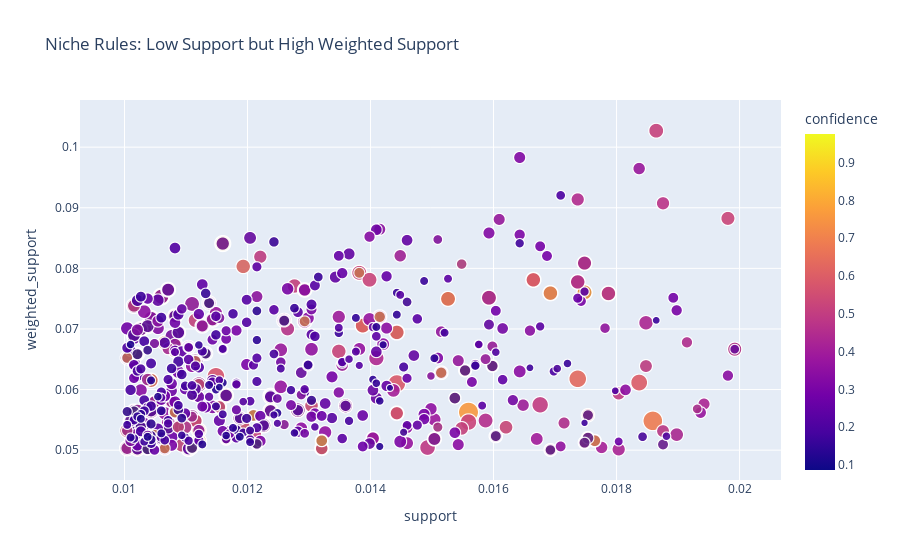
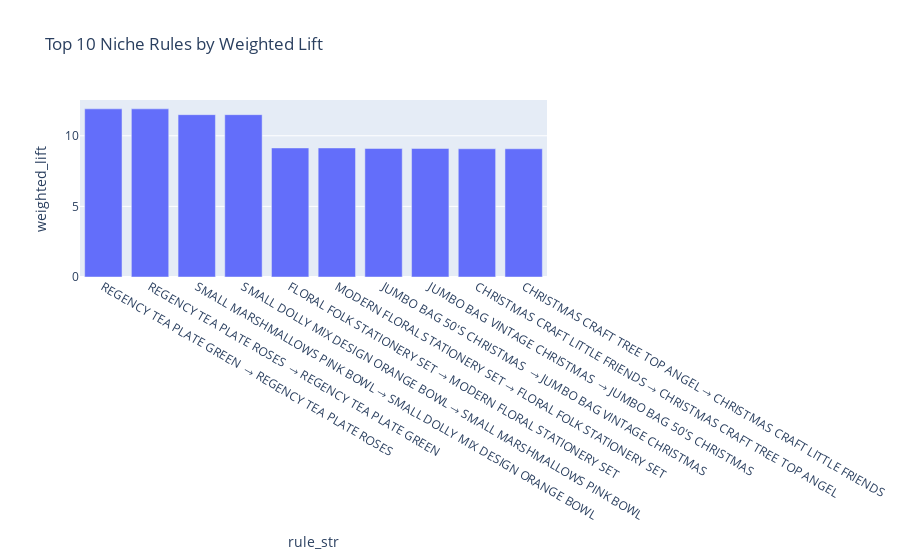

The notebook cell these images were saved under, in order:
### Code cell
# Visualization
if len(niche_rules) > 0:
    # Scatter plot: support vs weighted_support
    fig = px.scatter(
        niche_rules, 
        x='support', 
        y='weighted_support',
        size='weighted_lift',
        color='confidence',
        hover_data=['rule_str'],
        title='Niche Rules: Low Support but High Weighted Support'
    )
    fig.show()
    
    # Bar chart top weighted_lift
    top_niche = niche_rules.head(10)
    fig2 = px.bar(
        top_niche, 
        x='rule_str', 
        y='weighted_lift',
        title='Top 10 Niche Rules by Weighted Lift'
    )
    fig2.show()
else:
    print("No niche rules found with current criteria")

### Figure 1 — Plotly figure (JSON) as saved in the notebook; plotly's stock layout.template omitted (floating-point values rounded to 4 significant figures; data arrays with more than 128 entries replaced by an {"elided": "..."} marker saying what was removed)
{"data": [{"customdata": {"elided": "1326x1 str values"}, "hovertemplate": "support=%{x}<br>weighted_support=%{y}<br>weighted_lift=%{marker.size}<br>rule_str=%{customdata[0]}<br>confidence=%{marker.color}<extra></extra>", "legendgroup": "", "marker": {"color": {"elided": "1326 float values"}, "coloraxis": "coloraxis", "size": {"elided": "1326 float values"}, "sizemode": "area", "sizeref": 0.02976, "symbol": "circle"}, "mode": "markers", "name": "", "showlegend": false, "type": "scattergl", "x": {"elided": "1326 float values"}, "xaxis": "x", "y": {"elided": "1326 float values"}, "yaxis": "y"}], "layout": {"coloraxis": {"colorbar": {"title": {"text": "confidence"}}, "colorscale": [[0, "#0d0887"], [0.1111, "#46039f"], [0.2222, "#7201a8"], [0.3333, "#9c179e"], [0.4444, "#bd3786"], [0.5556, "#d8576b"], [0.6667, "#ed7953"], [0.7778, "#fb9f3a"], [0.8889, "#fdca26"], [1, "#f0f921"]]}, "legend": {"itemsizing": "constant", "tracegroupgap": 0}, "title": {"text": "Niche Rules: Low Support but High Weighted Support"}, "xaxis": {"anchor": "y", "domain": [0, 1], "title": {"text": "support"}}, "yaxis": {"anchor": "x", "domain": [0, 1], "title": {"text": "weighted_support"}}}}

### Figure 2 — Plotly figure (JSON) as saved in the notebook; plotly's stock layout.template omitted (floating-point values rounded to 4 significant figures)
{"data": [{"alignmentgroup": "True", "hovertemplate": "rule_str=%{x}<br>weighted_lift=%{y}<extra></extra>", "legendgroup": "", "marker": {"color": "#636efa", "pattern": {"shape": ""}}, "name": "", "offsetgroup": "", "orientation": "v", "showlegend": false, "textposition": "auto", "type": "bar", "x": ["REGENCY TEA PLATE GREEN  → REGENCY TEA PLATE ROSES ", "REGENCY TEA PLATE ROSES  → REGENCY TEA PLATE GREEN ", "SMALL MARSHMALLOWS PINK BOWL → SMALL DOLLY MIX DESIGN ORANGE BOWL", "SMALL DOLLY MIX DESIGN ORANGE BOWL → SMALL MARSHMALLOWS PINK BOWL", "FLORAL FOLK STATIONERY SET → MODERN FLORAL STATIONERY SET", "MODERN FLORAL STATIONERY SET → FLORAL FOLK STATIONERY SET", "JUMBO BAG 50'S CHRISTMAS  → JUMBO BAG VINTAGE CHRISTMAS ", "JUMBO BAG VINTAGE CHRISTMAS  → JUMBO BAG 50'S CHRISTMAS ", "CHRISTMAS CRAFT LITTLE FRIENDS → CHRISTMAS CRAFT TREE TOP ANGEL", "CHRISTMAS CRAFT TREE TOP ANGEL → CHRISTMAS CRAFT LITTLE FRIENDS"], "xaxis": "x", "y": [11.91, 11.91, 11.49, 11.49, 9.137, 9.137, 9.101, 9.101, 9.079, 9.079], "yaxis": "y"}], "layout": {"barmode": "relative", "legend": {"tracegroupgap": 0}, "title": {"text": "Top 10 Niche Rules by Weighted Lift"}, "xaxis": {"anchor": "y", "domain": [0, 1], "title": {"text": "rule_str"}}, "yaxis": {"anchor": "x", "domain": [0, 1], "title": {"text": "weighted_lift"}}}}
